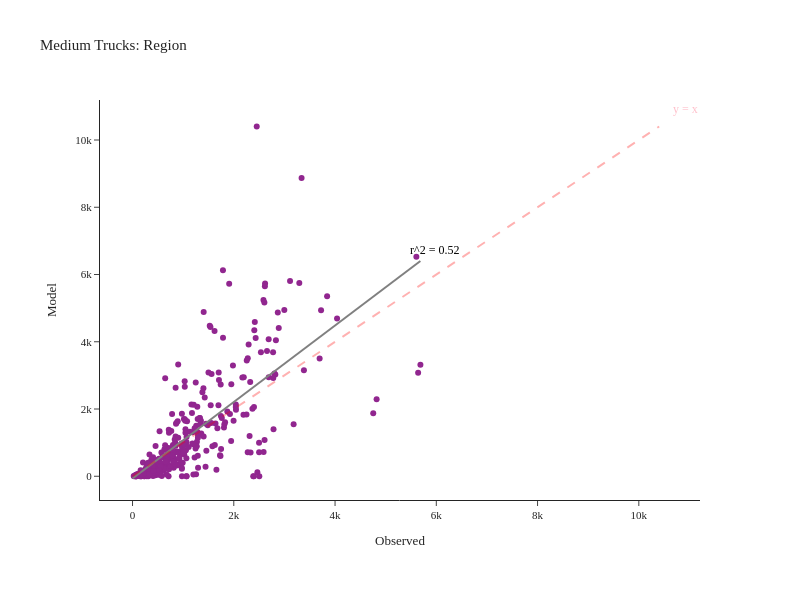

Notebook cell for this chart:
### Code cell
fig = create_truck_chart(df_daily_med, 'Medium')
fig.show()

### Figure 1 — Plotly figure (JSON) as saved in the notebook; plotly's stock layout.template omitted (floating-point values rounded to 4 significant figures; data arrays with more than 128 entries replaced by an {"elided": "..."} marker saying what was removed)
{"data": [{"customdata": {"elided": "348x2 str values"}, "hovertemplate": "Observed=%{x}<br>Model=%{y}<br>location=%{customdata[0]}<br>County=%{customdata[1]}<extra></extra>", "legendgroup": "", "line": {"color": "Grey", "width": 2}, "marker": {"color": "#91268F", "symbol": "circle"}, "mode": "markers", "name": "", "orientation": "v", "showlegend": false, "type": "scatter", "x": {"elided": "348 int values"}, "xaxis": "x", "y": {"elided": "348 int values"}, "yaxis": "y"}, {"hovertemplate": "Observed=%{x}<br>Model=%{y}<extra></extra>", "legendgroup": "", "line": {"color": "Grey", "dash": "solid", "width": 2}, "marker": {"symbol": "circle"}, "mode": "lines", "name": "", "orientation": "v", "showlegend": false, "type": "scatter", "x": [0.0, 57.43, 114.9, 172.3, 229.7, 287.2, 344.6, 402.0, 459.5, 516.9, 574.3, 631.8, 689.2, 746.6, 804.1, 861.5, 918.9, 976.4, 1034.0, 1091.0, 1149.0, 1206.0, 1264.0, 1321.0, 1378.0, 1436.0, 1493.0, 1551.0, 1608.0, 1666.0, 1723.0, 1780.0, 1838.0, 1895.0, 1953.0, 2010.0, 2068.0, 2125.0, 2183.0, 2240.0, 2297.0, 2355.0, 2412.0, 2470.0, 2527.0, 2585.0, 2642.0, 2699.0, 2757.0, 2814.0, 2872.0, 2929.0, 2987.0, 3044.0, 3101.0, 3159.0, 3216.0, 3274.0, 3331.0, 3389.0, 3446.0, 3503.0, 3561.0, 3618.0, 3676.0, 3733.0, 3791.0, 3848.0, 3906.0, 3963.0, 4020.0, 4078.0, 4135.0, 4193.0, 4250.0, 4308.0, 4365.0, 4422.0, 4480.0, 4537.0, 4595.0, 4652.0, 4710.0, 4767.0, 4824.0, 4882.0, 4939.0, 4997.0, 5054.0, 5112.0, 5169.0, 5227.0, 5284.0, 5341.0, 5399.0, 5456.0, 5514.0, 5571.0, 5629.0, 5686.0], "xaxis": "x", "y": [-68.34, -3.003, 62.33, 127.7, 193.0, 258.3, 323.7, 389.0, 454.3, 519.7, 585.0, 650.4, 715.7, 781.0, 846.4, 911.7, 977.0, 1042.0, 1108.0, 1173.0, 1238.0, 1304.0, 1369.0, 1434.0, 1500.0, 1565.0, 1630.0, 1696.0, 1761.0, 1826.0, 1892.0, 1957.0, 2022.0, 2088.0, 2153.0, 2218.0, 2284.0, 2349.0, 2414.0, 2480.0, 2545.0, 2610.0, 2676.0, 2741.0, 2806.0, 2872.0, 2937.0, 3002.0, 3068.0, 3133.0, 3198.0, 3264.0, 3329.0, 3394.0, 3460.0, 3525.0, 3590.0, 3656.0, 3721.0, 3786.0, 3852.0, 3917.0, 3982.0, 4048.0, 4113.0, 4178.0, 4244.0, 4309.0, 4375.0, 4440.0, 4505.0, 4571.0, 4636.0, 4701.0, 4767.0, 4832.0, 4897.0, 4963.0, 5028.0, 5093.0, 5159.0, 5224.0, 5289.0, 5355.0, 5420.0, 5485.0, 5551.0, 5616.0, 5681.0, 5747.0, 5812.0, 5877.0, 5943.0, 6008.0, 6073.0, 6139.0, 6204.0, 6269.0, 6335.0, 6400.0], "yaxis": "y"}], "layout": {"annotations": [{"align": "right", "font": {"color": "pink", "size": 12}, "showarrow": false, "text": "y = x", "x": 10920.0, "y": 10920.0}, {"align": "right", "font": {"color": "black", "size": 12}, "showarrow": false, "text": "r^2 = 0.52", "x": 5970.0, "y": 6720.0}], "height": 600, "legend": {"tracegroupgap": 0}, "margin": {"b": 100, "l": 100, "r": 100, "t": 100}, "shapes": [{"line": {"color": "Red", "dash": "dash", "width": 2}, "type": "line", "x0": 0, "x1": 10402, "y0": 0, "y1": 10402}], "title": {"text": "Medium Trucks: Region"}, "width": 800, "xaxis": {"anchor": "y", "domain": [0.0, 1.0], "title": {"text": "Observed"}}, "yaxis": {"anchor": "x", "domain": [0.0, 1.0], "title": {"text": "Model"}}}}
